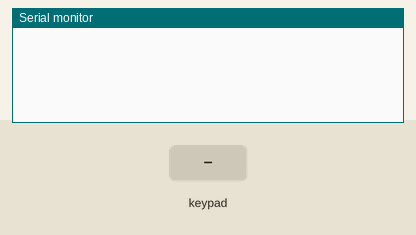
This sketch was run on a simulated Arduino Mega 2560, built with avr-gcc and run on an emulated ATmega2560. Parts: the last lines printed to the serial monitor. Inputs (shaded band) come from the test bench.

Above: at 1.2 s.
1.3 s: key 'a' pressed
At 2.5 s:
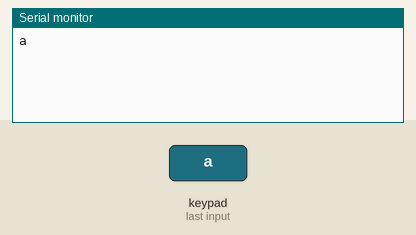
2.8 s: key 'b' pressed
At 3.9 s:
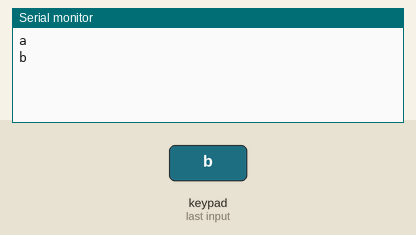
4.3 s: key 'c' pressed
At 5.1 s:
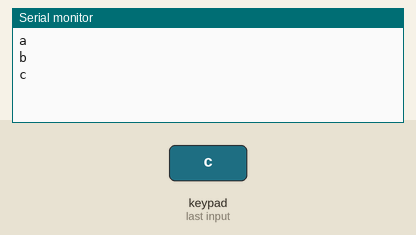
5.8 s: key 'd' pressed
At 6.3 s:
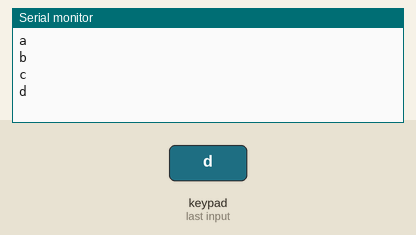
7.3 s: key 'e' pressed
At 8.4 s:
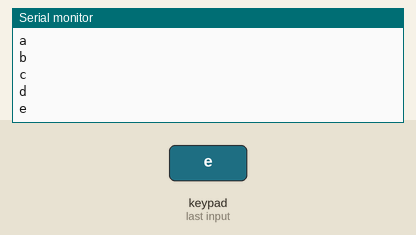
8.8 s: key 'f' pressed
At 9.6 s:
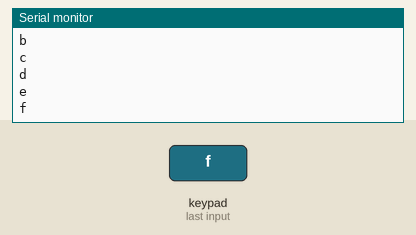

Measured:
- after the input at 1.3 s, the serial monitor: prints a new line at once (image 1)
- after the input at 2.8 s, the serial monitor: prints a new line at once (image 2)
- after the input at 4.3 s, the serial monitor: prints a new line at once (image 3)
- after the input at 5.8 s, the serial monitor: prints a new line at once (image 4)
- after the input at 7.3 s, the serial monitor: prints a new line at once (image 5)
- after the input at 8.8 s, the serial monitor: prints a new line at once (image 6)

The sketch:

KeypadMatrixSample.ino
```cpp
#include <Key.h>
#include <Keypad.h>

const byte ROWS = 2;
const byte COLS = 3;

char keys[ROWS][COLS] = {
  {'a', 'b', 'c'},
  {'d', 'e', 'f'}
};

byte rowPins[ROWS] = {2, 3};
byte colPins[COLS] = {38, 40, 41};

Keypad keypad = Keypad(makeKeymap(keys), rowPins, colPins, ROWS, COLS);

void setup() {
  Serial.begin(9600);
}

void loop() {
  char key = keypad.getKey();
  if (key != NO_KEY) {
    Serial.println(key);
  }
}
```
